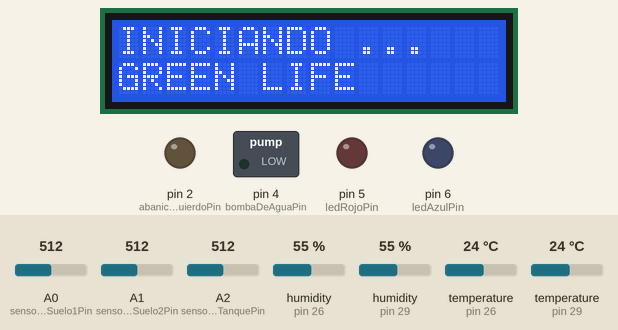
Recording of a sketch running on a simulated Arduino Uno, built with avr-gcc and run on an emulated ATmega328P. Parts: 16×2 character LCD, switched loads named in the sketch (green lamp = pin HIGH), output pins drawn as LEDs (lit = HIGH). The inputs (shaded band) are chosen by the test bench; at power-on: humidity (sensors on pin 26, pin 29) 55 %, A2 (sensorNivelTanquePin) = 512, A0 (sensorHumedadSuelo1Pin) = 512, temperature (sensors on pin 26, pin 29) 24 °C, A1 (sensorHumedadSuelo2Pin) = 512. Pins used as bus, display or sensor lines are not drawn; what the sketch prints to the serial monitor is not drawn.

Above: at 0.1 s.
3.3 s: humidity (sensor on pin 26) set to 22 %
At 10.7 s:
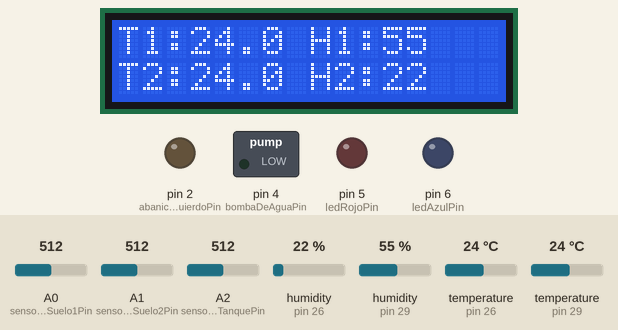
14.1 s: A2 (sensorNivelTanquePin) set to 498
At 26.5 s:
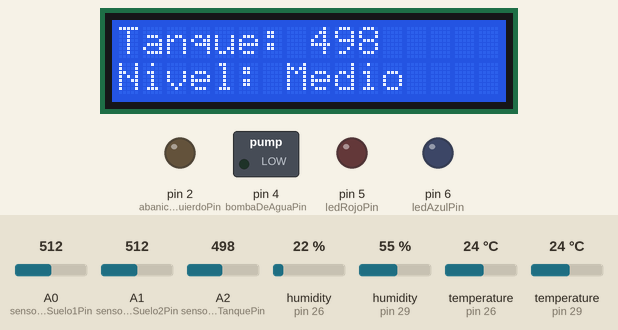
27.1 s: humidity (sensor on pin 29) set to 22 %
At 32.6 s:
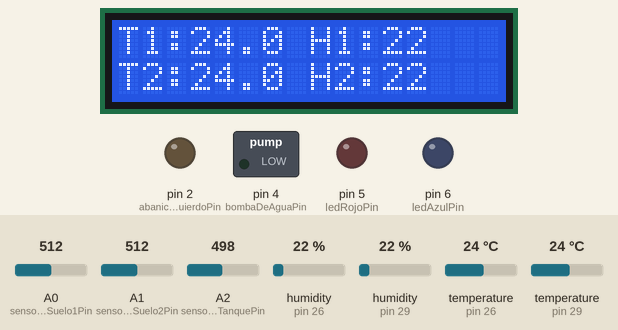
41.1 s: A2 (sensorNivelTanquePin) set to 306
At 48.4 s:
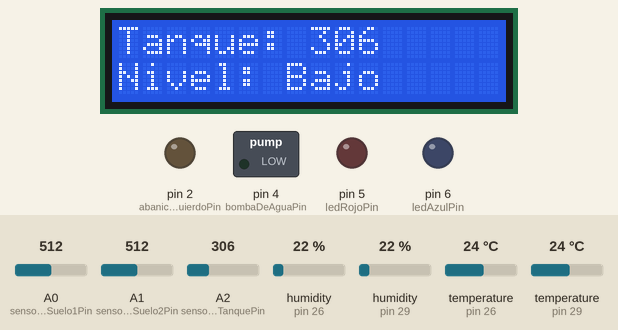
55.1 s: A0 (sensorHumedadSuelo1Pin) set to 490
At 63.1 s:
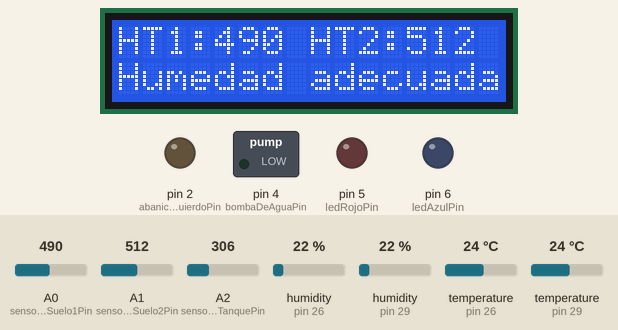
65.9 s: temperature (sensor on pin 26) set to 12 °C
At 77.6 s:
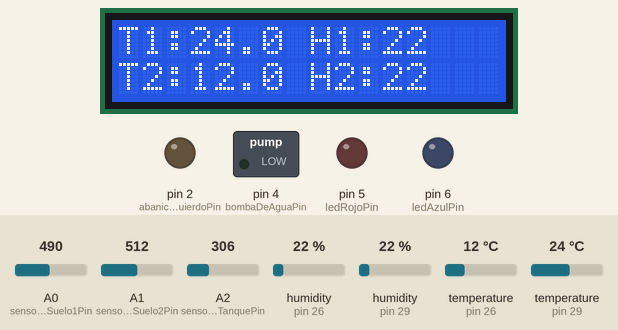
Timing chart, 0 to 78.8 s (numbered marks = the images above; inputs shaded):
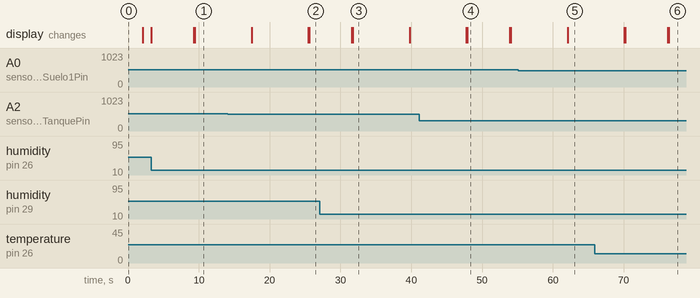

The sketch:

ProyectoGreenLife.ino
```cpp
//Librerias necesarias
#include <Wire.h>
#include <DHT.h>
#include <LiquidCrystal_I2C.h>

// Pantalla para sensores y tanque
LiquidCrystal_I2C lcd(0x27, 16, 2);

// Sensores DHT de Temperatura y Humedad
#define DHTPIN1 29
#define DHTPIN2 26
#define DHTTYPE DHT21
DHT dht1(DHTPIN1, DHTTYPE);
DHT dht2(DHTPIN2, DHTTYPE);

// Pines del arduino
const int sensorHumedadSuelo1Pin = A0;
const int sensorHumedadSuelo2Pin = A1;
const int sensorNivelTanquePin = A2;

const int abanicoIzquierdoPin = 2;
const int abanicoDerechoPin = 3;
const int bombaDeAguaPin = 4;
const int ledRojoPin = 5;
const int ledAzulPin = 6;
const int sensorDht1 = 7;
const int sensorDht2 = 8;
const int sensorDeSueloIzquierdo = 9;
const int sensorDeSueloDerecho = 10;

bool sensorSueloMostrado = false;

void setup() {
  Serial.begin(9600);
  dht1.begin();
  dht2.begin();

  lcd.init();
  lcd.backlight();
  lcd.setCursor(0, 0);
  lcd.print("INICIANDO ...");
  lcd.setCursor(0, 1);
  lcd.print("GREEN LIFE");
  delay(2000);
  lcd.clear();

  pinMode(sensorHumedadSuelo1Pin, INPUT);
  pinMode(sensorHumedadSuelo2Pin, INPUT);
  pinMode(sensorNivelTanquePin, INPUT);

  pinMode(abanicoIzquierdoPin, OUTPUT);
  pinMode(abanicoDerechoPin, OUTPUT);
  pinMode(bombaDeAguaPin, OUTPUT);
  pinMode(ledRojoPin, OUTPUT);
  pinMode(ledAzulPin, OUTPUT);
  pinMode(sensorDht1, OUTPUT);
  pinMode(sensorDht2, OUTPUT);
  pinMode(sensorDeSueloIzquierdo, OUTPUT);
  pinMode(sensorDeSueloDerecho, OUTPUT);

  digitalWrite(abanicoIzquierdoPin, LOW);
  digitalWrite(abanicoDerechoPin, LOW);
  digitalWrite(bombaDeAguaPin, LOW);
  digitalWrite(ledRojoPin, LOW);
  digitalWrite(ledAzulPin, LOW);
  digitalWrite(sensorDht1, LOW); //Sensores dht
  digitalWrite(sensorDht2, LOW); // Sensores dht
  digitalWrite(sensorDeSueloIzquierdo, LOW); // Sensor de tierra IZQUIERDO
  digitalWrite(sensorDeSueloDerecho, LOW); // Sensor de tierra Derecho

  Serial.println("Sistema iniciado");
  Serial.println("Iniciando Void Loop");
}

void loop() {

  if (!sensorSueloMostrado) {
    MostrarSensorDeHumedadSuelo();
    sensorSueloMostrado = true;  // Solo se ejecuta una vez
    lcd.clear();
    lcd.setCursor(0, 0);
    lcd.init();  // Inicializa la pantalla (en LiquidCrystal_I2C)
    lcd.backlight(); // Enciende la luz de fondo (si aplica)
    delay(1000);
  }

  MostrarNivelTanqueEnLCD();
  delay(6000);

  MostrarSensoresDHT();
  delay(6000);

  MostrarSensorDeHumedadSueloBuena();
  delay(6000);
}

// Humedad de suelo
void MostrarSensorDeHumedadSuelo() {
  // Encender Sensores
  EncenderSensoresSuelo();

  int humedad1 = analogRead(sensorHumedadSuelo1Pin);
  int humedad2 = analogRead(sensorHumedadSuelo2Pin);

  // Mostrar en la pantalla LCD
  lcd.clear();
  lcd.setCursor(0, 0);
  lcd.print("HT1:");
  lcd.print(humedad1); // A0
  lcd.print(" HT2:");
  lcd.print(humedad2); // A1

  if (humedad1 < 500 || humedad2 < 500) {
    lcd.setCursor(0, 1);
    lcd.print("Riego Activado ");
    Serial.println("Humedad baja: activando bomba...");
    delay(1000);
    EncenderBombaDeAgua();
    delay(23000);
    ApagarBombaDeAgua();
  }
}


// Humedad de suelo
void MostrarSensorDeHumedadSueloBuena() {
  //Encender Sensores
  EncenderSensoresSuelo();

  int humedad1 = analogRead(sensorHumedadSuelo1Pin);
  int humedad2 = analogRead(sensorHumedadSuelo2Pin);

  // Mostrar en la pantalla LCD
  lcd.clear();
  lcd.setCursor(0, 0);
  lcd.print("HT1:");
  lcd.print(humedad1); // A0
  lcd.print(" HT2:");
  lcd.print(humedad2); // A1
  lcd.setCursor(0, 1);
  lcd.print("Humedad adecuada.");
  // Apagar sensores
  delay(2000);
  ApagarSensoresSuelo();
}

// Mostrar nivel de tanque en pantalla 0x27
void MostrarNivelTanqueEnLCD() {
  int valor = analogRead(sensorNivelTanquePin);
  lcd.clear();
  delay(100);

  lcd.setCursor(0, 0);
  lcd.print("Tanque: ");
  lcd.print(valor);

  lcd.setCursor(0, 1);
  lcd.print("Nivel: ");
  if (valor == 0) {
    lcd.print("Bajo ");
  } else if (valor > 1 && valor < 350) {
    lcd.print("Bajo  ");
  } else if (valor >= 350 && valor < 510) {
    lcd.print("Medio ");
  } else if (valor >= 510) {
    lcd.print("Alto  ");
  }

  Serial.print("Nivel tanque: ");
  Serial.println(valor);
}

// Mostrar sensores DHT en pantalla 0x27
void MostrarSensoresDHT() {
  EncenderSensoresDHT();

  float h1 = dht1.readHumidity();
  float t1 = dht1.readTemperature();

  float h2 = dht2.readHumidity();
  float t2 = dht2.readTemperature();

  lcd.clear();
  delay(100);

  lcd.setCursor(0, 0);
  lcd.print("T1:");
  lcd.print(t1, 1);
  lcd.print(" H1:");
  lcd.print(h1, 0);

  lcd.setCursor(0, 1);
  lcd.print("T2:");
  lcd.print(t2, 1);
  lcd.print(" H2:");
  lcd.print(h2, 0);

  Serial.print("T1: "); Serial.print(t1); Serial.print(" H1: "); Serial.println(h1);
  Serial.print("T2: "); Serial.print(t2); Serial.print(" H2: "); Serial.println(h2);

  delay(2000);
  ApagarSensoresDHT();
}

void ControlarClima() {
  EncenderSensoresDHT(); // Encender sensores de temperatura/humedad

  float t1 = dht1.readTemperature();
  float t2 = dht2.readTemperature();
  float promedioTemp = (t1 + t2) / 2.0;

  Serial.print("Temperatura promedio: ");
  Serial.println(promedioTemp);

  lcd.clear();
  lcd.setCursor(0, 0);
  lcd.print("Temp. Promedio:");
  lcd.setCursor(0, 1);
  lcd.print(promedioTemp);
  delay(3000);

  if (promedioTemp < 22.0) {
    Serial.println("Temp baja - Activando luces UV, apagando ventiladores.");

    EncenderLuces();
    ApagarVentiladores();

    lcd.clear();
    lcd.setCursor(0, 0);
    lcd.print("ENCENDIENDO");
    lcd.setCursor(0, 1);
    lcd.print("LUZ UV");
    delay(1000);

    lcd.clear();
    lcd.setCursor(0, 0);
    lcd.print("APAGANDO");
    lcd.setCursor(0, 1);
    lcd.print("VENTILADORES");
    delay(1000);
  } else if (promedioTemp > 28.0) {
    Serial.println("Temp alta - Activando ventiladores, apagando luces UV.");

    ApagarLuces();
    EncenderVentiladores();

    lcd.clear();
    lcd.setCursor(0, 0);
    lcd.print("ENCENDIENDO");
    lcd.setCursor(0, 1);
    lcd.print("VENTILADORES");
    delay(1000);

    lcd.clear();
    lcd.setCursor(0, 0);
    lcd.print("APAGANDO");
    lcd.setCursor(0, 1);
    lcd.print("LUZ UV");
    delay(1000);
  } else {
    Serial.println("Temp normal - Apagando luces UV y ventiladores.");

    ApagarLuces();
    ApagarVentiladores();

    lcd.clear();
    lcd.setCursor(0, 0);
    lcd.print("TEMP. ESTABLE");
    lcd.setCursor(0, 1);
    lcd.print("TODO EN OFF");
    delay(1000);
  }

  ApagarSensoresDHT(); // Apagar sensores al terminar
}

// ! Funciones de Encendido y Apagado ------------------------
// Bomba
void EncenderBombaDeAgua() {
  digitalWrite(bombaDeAguaPin, HIGH);
}

void ApagarBombaDeAgua(){
  digitalWrite(bombaDeAguaPin, LOW);
}

// Ventiladores
void EncenderVentiladores() {
  digitalWrite(abanicoIzquierdoPin, HIGH);
  digitalWrite(abanicoDerechoPin, HIGH);
}

void ApagarVentiladores() {
  digitalWrite(abanicoIzquierdoPin, LOW);
  digitalWrite(abanicoDerechoPin, LOW);
}

// Luces
void EncenderLuces() {
  digitalWrite(ledRojoPin, HIGH);
  digitalWrite(ledAzulPin, HIGH);
}

void ApagarLuces() {
  digitalWrite(ledRojoPin, LOW);
  digitalWrite(ledAzulPin, LOW);
}

// Sensores de Suelo
void EncenderSensoresSuelo(){
  digitalWrite(sensorDeSueloIzquierdo, HIGH);
  digitalWrite(sensorDeSueloDerecho, HIGH);
}

void ApagarSensoresSuelo(){
  digitalWrite(sensorDeSueloIzquierdo, LOW);
  digitalWrite(sensorDeSueloDerecho, LOW);
}

// Sensores de Ambiente
void EncenderSensoresDHT(){
  digitalWrite(sensorDht1, HIGH);
  digitalWrite(sensorDht2, HIGH);
}

void ApagarSensoresDHT(){
  digitalWrite(sensorDht1, LOW);
  digitalWrite(sensorDht2, LOW);
}
```

Measured:
- the behaviour switches between 510 and 509 on A2 (sensorNivelTanquePin) (found by bisection; images 1 and 2)
- after the input at 14.1 s, the display: first differs from a run without the input after 11.5 s (image 2)
- after the input at 41.1 s, the display: first differs from a run without the input after 6.8 s (image 4)
- after the input at 55.1 s, the display: changes after 7.0 s (image 5)
- what the display in image 3 shows lasts 8.1 s, from 31.7 s to 39.8 s
- what the display in image 4 shows lasts 6.0 s, from 47.9 s to 53.9 s
